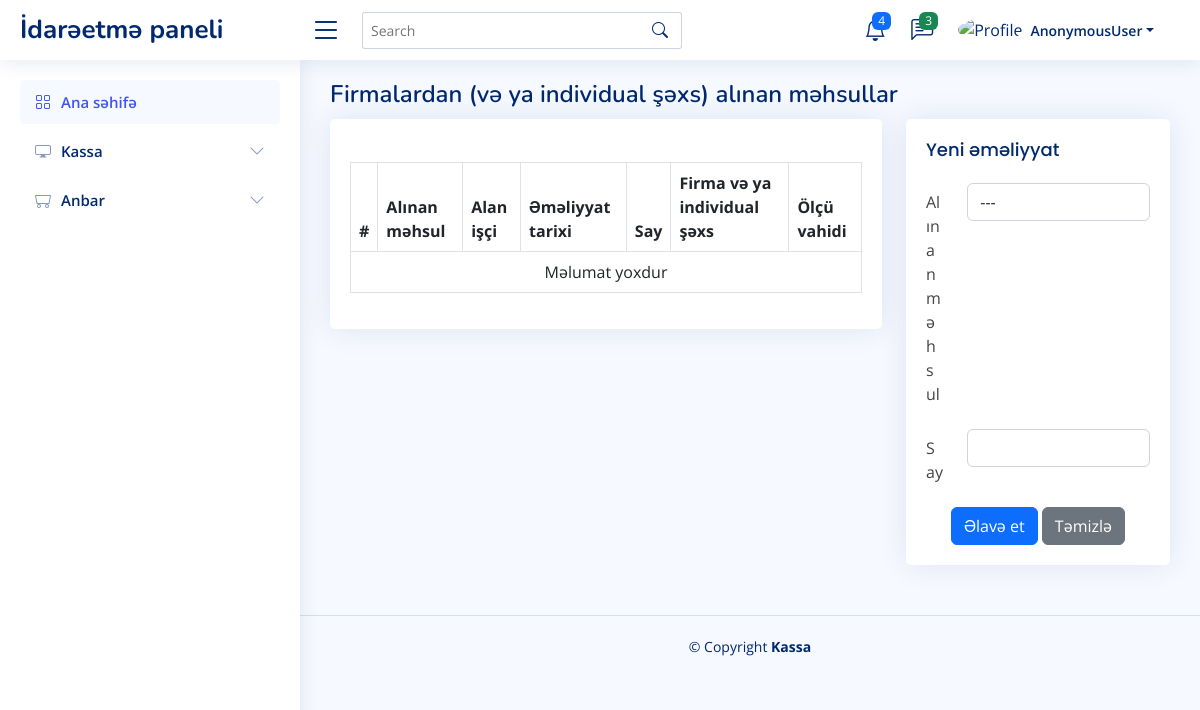
Page /warehouse/firm/purchase on the earlier database version.
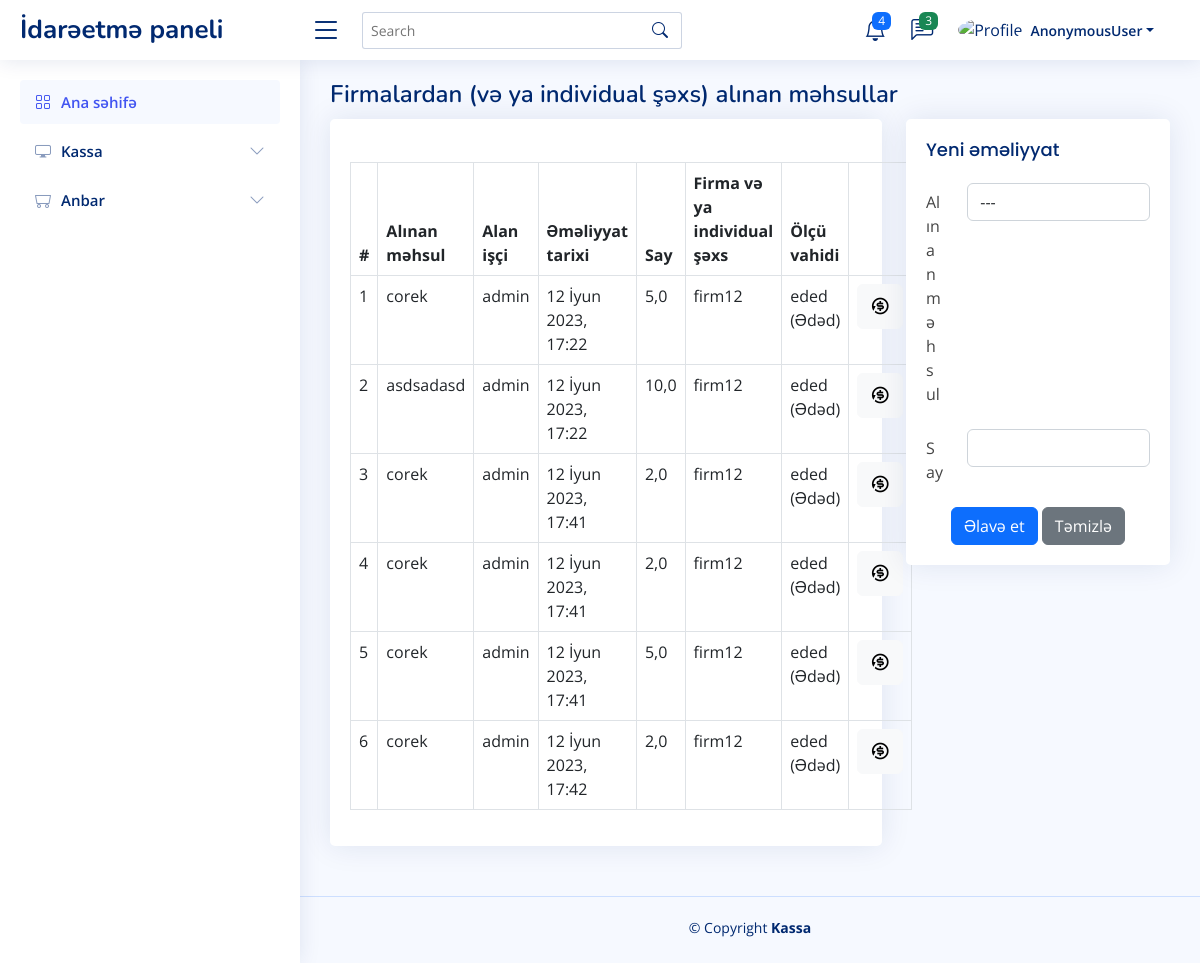
Same page on the later database version.
### log/models.py (models this page shows, shortened)
class PurchaseProduct(models.Model):
    product = models.ForeignKey(Product, verbose_name='Alınan məhsul', on_delete=models.CASCADE)
    employee = models.ForeignKey(User, verbose_name='Alan işçi', on_delete=models.CASCADE)
    date = models.DateTimeField('Əməliyyat tarixi', auto_now_add=True)
    quantity = models.FloatField('Say')
    refunded = models.BooleanField(default=False)
    @classmethod
    def get_table_fields(cls):
        arr = ['id', 'refunded']
        fields = [field for field in cls._meta.fields if field.name not in arr]
        return fields

### pos/models.py (models this page shows, shortened)
class Product(UserLog, DateTimeLog):
    name = models.CharField(verbose_name='Məhsulun adı', max_length=100, unique=True)
    barcode = models.CharField(verbose_name='Barkod', max_length=50, blank=True, null=True, unique=True)
    picture = models.ImageField(verbose_name='Şəkil', upload_to='images/product', blank=True, null=True)
    firm = models.ForeignKey(Firm, verbose_name=Firm._meta.verbose_name, on_delete=models.CASCADE)
    price = models.FloatField(verbose_name='Satış qiyməti (AZN)')
    purchase_price = models.FloatField(verbose_name='Alış qiyməti (AZN)')
    quantity = models.FloatField(verbose_name='Say/Miqdar')
    measure = models.ForeignKey('UnitOfMeasure', verbose_name='Ölçü vahidi', on_delete=models.CASCADE)
    is_deleted = models.BooleanField(default=False)
    objects = ProductManager()
    def __str__(self):
        return self.name
    class Meta:
        verbose_name = 'Məhsul'
        verbose_name_plural = 'Məhsullar'

class Firm(models.Model):
    name = models.CharField('Ad', max_length=100)
    contact = models.CharField('Əlaqə(tel. nömrəsi, e-poçta və s.)', max_length=30, null=True, blank=True)
    def __str__(self):
        return self.name
    class Meta:
        verbose_name = 'Firma və ya individual şəxs'
        verbose_name_plural = 'Firmalar və ya individual şəxslər'

class UnitOfMeasure(models.Model):
    measure = models.CharField(verbose_name='Ölçü vahidi', max_length=50)
    abbr = models.CharField(verbose_name='Qısaldılmış adı', max_length=25)
    is_active = models.BooleanField(default=True)
    def __str__(self):
        return self.abbr + ' (' + self.measure + ')'
    class Meta:
        verbose_name = 'Ölçü vahidi'
        verbose_name_plural = 'Ölçü vahidi'

### user/models.py (models this page shows, shortened)
class User(DateTimeLog, AbstractUser):
    profile_picture = models.ImageField(verbose_name='Profil şəkil', upload_to='images/user', null=True, default='images/user/profilepictures.png')
    is_manager = models.BooleanField(default=False)
    is_deleted = models.BooleanField(default=False)
    def __str__(self):
        return self.username
    class Meta:
        verbose_name = 'İşçi'
        verbose_name_plural = 'İşçilər'

### pos/views.py (the view)
# urls.py: path('warehouse/firm/purchase', views.PurchaseProductView.as_view(), name='warehouse_firm_purchase'),
class PurchaseProductView(ListView):
    template_name = 'pos/warehouse_firm_purchase_product.html'
    queryset = PurchaseProduct.get_all_related()
    def get_context_data(self, *, object_list=None, **kwargs):
        context = super().get_context_data()
        context['purchase_product_fields'] = PurchaseProduct.get_table_fields()
        context['products'] = Product.objects.values('id', 'name')
        return context

### pos/managers.py (called while the page is built)
    def get_queryset(self):
        queryset = super().get_queryset()\
            .filter(is_deleted=False)
        return queryset

### templates/pos/warehouse_firm_purchase_product.html (shortened to what this page needs)
{% extends 'pos/index.html' %}
{% block main %}
    <div class="pagetitle">
        <h1>Firmalardan (və ya individual şəxs) alınan məhsullar</h1>
    </div>
    <section class="section">
      <div class="row">
        <div class="col-lg-8">
                <div class="card">
                    <div class="card-body table-wrapper-scroll-y my-custom-scrollbar h-25">
                        <h5 class="card-title"></h5>
                        <table class="table table-bordered">
                            <thead>
                                <tr>
                                    <th scope="col">#</th>
                                    {% for purchase_product_field in purchase_product_fields %}
                                        <th scope="col">{{ purchase_product_field.verbose_name }}</th>
                                    {%endfor%}
                                    <th scope="col">Firma və ya individual şəxs</th>
                                    <th scope="col">Ölçü vahidi</th>
                                </tr>
                            </thead>
                            <tbody>
                                {% for purchase_product in object_list %}
                                    <tr>
                                        <td>{{ forloop.counter }}</td>
                                        <td>{{ purchase_product.product }}</td>
                                        <td>{{ purchase_product.employee }}</td>
                                        <td>{{ purchase_product.date }}</td>
                                        <td>{{ purchase_product.quantity }}</td>
                                        <td>{{ purchase_product.product.firm }}</td>
                                        <td>{{ purchase_product.product.measure }}</td>
                                        <td>
                                            <button class="btn btn-light geri_qaytar_btn" title="Geri qaytar" id="{{ purchase_product.pk }}">
                                                <i class="fa-2x ri-refund-2-fill" style="font-size: 20px;"></i>
                                            </button>
                                        </td>
                                    </tr>
                                 {% empty %}
                                    <tr>
                                        <td colspan="8" class="text-center">Məlumat yoxdur</td>
                                    </tr>
                                {% endfor %}
                            </tbody>
                        </table>
                    </div>
                </div>
            </div>
        <div class="col-lg-4">
          <div class="card">
            <div class="card-body">
              <h5 class="card-title">Yeni əməliyyat</h5>
              <form action="{% url 'pos:warehouse_firm_purchase_create' %}" method="post">
                <div class="row mb-3">
                    <label for="inputProduct" class="col-sm-2 col-form-label">Alınan məhsul</label>
                    <div class="col-sm-10">
                        <select class="form-control" id="inputProduct" name="product" required>
                            <option value="">---</option>
                        </select>
                    </div>
                </div>
                <div class="row mb-3">
                  <label for="inputQuantity" class="col-sm-2 col-form-label">Say</label>
                  <div class="col-sm-10">
                    <input type="text" class="form-control" id="inputQuantity" name="quantity" required>
                  </div>
                </div>
                <div class="text-center">
                  <button type="submit" class="btn btn-primary">Əlavə et</button>
                  <button type="reset" class="btn btn-secondary">Təmizlə</button>
                </div>
              </form>
            </div>
          </div>
        </div>
      </div>
    </section>
{% endblock %}

### templates/pos/index.html (shortened to what this page needs)
{% extends 'partials/base.html' %}
{% block body %}
    {% include 'partials/header.html' %}
    <main id="main" class="main">
        {% block main %}
        {% endblock main %}
    </main>
    {% include 'partials/sidebar.html' %}
    {% include 'partials/footer.html' %}
{% endblock %}

### templates/partials/base.html (shortened to what this page needs)
{% load i18n %}
<!DOCTYPE html>
<html lang="en">
<head>
  {% include 'partials/links.html' %}
</head>
<body>
    {% block body %}
    {% endblock body %}
</body>
</html>

### templates/partials/links.html (shortened to what this page needs)
{% load static %}
  <link href="{% static 'assets/vendor/bootstrap/css/bootstrap.min.css' %}" rel="stylesheet">
  <link href="{% static 'assets/vendor/bootstrap-icons/bootstrap-icons.css' %}" rel="stylesheet">
  <link href="{% static 'assets/vendor/boxicons/css/boxicons.min.css' %}" rel="stylesheet">
  <link href="{% static 'assets/vendor/quill/quill.snow.css' %}" rel="stylesheet">
  <link href="{% static 'assets/vendor/quill/quill.bubble.css' %}" rel="stylesheet">
  <link href="{% static 'assets/vendor/remixicon/remixicon.css' %}" rel="stylesheet">
  <link href="{% static 'assets/vendor/simple-datatables/style.css' %}" rel="stylesheet">
  <link href="{% static 'assets/css/style.css' %}" rel="stylesheet">

### templates/partials/header.html (shortened to what this page needs)
  <header id="header" class="header fixed-top d-flex align-items-center">
    <div class="d-flex align-items-center justify-content-between">
      <a class="logo d-flex align-items-center">
        <span class="d-none d-lg-block">İdarəetmə paneli</span>
      </a>
      <i class="bi bi-list toggle-sidebar-btn"></i>
    </div>
    <div class="search-bar">
      <form class="search-form d-flex align-items-center" method="POST" action="#">
        <input type="text" name="query" placeholder="Search" title="Enter search keyword">
        <button type="submit" title="Search"><i class="bi bi-search"></i></button>
      </form>
    </div>
    <nav class="header-nav ms-auto">
      <ul class="d-flex align-items-center" style="margin-right: 30px;">
        <li class="nav-item dropdown">
          <a class="nav-link nav-icon" href="#" data-bs-toggle="dropdown">
            <i class="bi bi-bell"></i>
            <span class="badge bg-primary badge-number">4</span>
          </a>
        </li>
        <li class="nav-item dropdown">
          <a class="nav-link nav-icon" href="#" data-bs-toggle="dropdown">
            <i class="bi bi-chat-left-text"></i>
            <span class="badge bg-success badge-number">3</span>
          </a>
        </li>
        <li class="nav-item dropdown pe-3">
          <a class="nav-link nav-profile d-flex align-items-center pe-0" href="#" data-bs-toggle="dropdown">
            <img src="{{ user.profile_picture.url }}" alt="Profile" class="rounded-circle">
            <span class="d-none d-md-block dropdown-toggle ps-2">{{ user }}</span>
          </a>
        </li>
      </ul>
    </nav>
  </header>

### templates/partials/sidebar.html (shortened to what this page needs)
  <aside id="sidebar" class="sidebar">
    <ul class="sidebar-nav" id="sidebar-nav">
      <li class="nav-item">
        <a class="nav-link" href="{% url 'pos:home' %}">
          <i class="bi bi-grid"></i>
          <span>Ana səhifə</span>
        </a>
      </li>
      <li class="nav-item">
        <a class="nav-link collapsed" data-bs-target="#kassa-nav" data-bs-toggle="collapse" href="#">
          <i class="bi bi-display"></i><span>Kassa</span><i class="bi bi-chevron-down ms-auto"></i>
        </a>
      </li>
      <li class="nav-item">
        <a class="nav-link collapsed" data-bs-target="#anbar-nav" data-bs-toggle="collapse" href="#">
          <i class="bi bi-minecart"></i><span>Anbar</span><i class="bi bi-chevron-down ms-auto"></i>
        </a>
      </li>
    </ul>
  </aside>

### templates/partials/footer.html
  <footer id="footer" class="footer">
    <div class="copyright">
      &copy; Copyright <strong><span>Kassa</span></strong>
    </div>
    <div class="credits">
    </div>
  </footer>

### templates/partials/scripts.html (shortened to what this page needs)
{% load static %}

### static/assets/css/style.css (style rules this page uses)
:root { scroll-behavior: smooth; }
body { font-family: "Open Sans", sans-serif; background: #f6f9ff; color: #444444; }
a { color: #4154f1; text-decoration: none; }
h1, h2, h3, h4, h5, h6 { font-family: "Nunito", sans-serif; }
#main { margin-top: 60px; padding: 20px 30px; transition: all 0.3s; }
.pagetitle { margin-bottom: 10px; }
.pagetitle h1 { font-size: 24px; margin-bottom: 0; font-weight: 600; color: #012970; }
.card { margin-bottom: 30px; border: none; border-radius: 5px; box-shadow: 0px 0 30px rgba(1, 41, 112, 0.1); }
.card-title { padding: 20px 0 15px 0; font-size: 18px; font-weight: 500; color: #012970; font-family: "Poppins", sans-serif; }
.card-body { padding: 0 20px 20px 20px; }
.logo { line-height: 1; }
@media (min-width: 1200px) { .logo { width: 280px; } }
.logo span { font-size: 26px; font-weight: 700; color: #012970; font-family: "Nunito", sans-serif; }
.header { transition: all 0.5s; z-index: 997; height: 60px; box-shadow: 0px 2px 20px rgba(1, 41, 112, 0.1); background-color: #fff; padding-left: 20px; }
.header .toggle-sidebar-btn { font-size: 32px; padding-left: 10px; cursor: pointer; color: #012970; }
.header .search-bar { min-width: 360px; padding: 0 20px; }
.header .search-form { width: 100%; }
.header .search-form input { border: 0; font-size: 14px; color: #012970; border: 1px solid rgba(1, 41, 112, 0.2); padding: 7px 38px 7px 8px; border-radius: 3px; transition: 0.3s; width: 100%; }
.header .search-form button { border: 0; padding: 0; margin-left: -30px; background: none; }
.header .search-form button i { color: #012970; }
.header-nav ul { list-style: none; }
.header-nav>ul { margin: 0; padding: 0; }
.header-nav .nav-icon { font-size: 22px; color: #012970; margin-right: 25px; position: relative; }
.header-nav .nav-profile { color: #012970; }
.header-nav .nav-profile img { max-height: 36px; }
.header-nav .nav-profile span { font-size: 14px; font-weight: 600; }
.header-nav .badge-number { position: absolute; inset: -2px -5px auto auto; font-weight: normal; font-size: 12px; padding: 3px 6px; }
.sidebar { position: fixed; top: 60px; left: 0; bottom: 0; width: 300px; z-index: 996; transition: all 0.3s; padding: 20px; overflow-y: auto; scrollbar-width: thin; scrollbar-color: #aab7cf transparent; box-shadow: 0px 0px 20px rgba(1, 41, 112, 0.1); background-color: #fff; }
@media (min-width: 1200px) { #main, #footer { margin-left: 300px; } }
.sidebar-nav { padding: 0; margin: 0; list-style: none; }
.sidebar-nav li { padding: 0; margin: 0; list-style: none; }
.sidebar-nav .nav-item { margin-bottom: 5px; }
.sidebar-nav .nav-link { display: flex; align-items: center; font-size: 15px; font-weight: 600; color: #4154f1; transition: 0.3; background: #f6f9ff; padding: 10px 15px; border-radius: 4px; }
.sidebar-nav .nav-link i { font-size: 16px; margin-right: 10px; color: #4154f1; }
.sidebar-nav .nav-link.collapsed { color: #012970; background: #fff; }
.sidebar-nav .nav-link.collapsed i { color: #899bbd; }
.sidebar-nav .nav-link .bi-chevron-down { margin-right: 0; transition: transform 0.2s ease-in-out; }
.footer { padding: 20px 0; font-size: 14px; transition: all 0.3s; border-top: 1px solid #cddfff; }
.footer .copyright { text-align: center; color: #012970; }
.footer .credits { padding-top: 5px; text-align: center; font-size: 13px; color: #012970; }

Differences in the rows shown:
added PurchaseProduct: product "corek", employee "admin", date "12 İyun 2023, 17:22", quantity "5,0", product.firm "firm12", product.measure "eded (Ədəd)"
added PurchaseProduct: product "asdsadasd", employee "admin", date "12 İyun 2023, 17:22", quantity "10,0", product.firm "firm12", product.measure "eded (Ədəd)"
added PurchaseProduct: product "corek", employee "admin", date "12 İyun 2023, 17:41", quantity "2,0", product.firm "firm12", product.measure "eded (Ədəd)"
added PurchaseProduct: product "corek", employee "admin", date "12 İyun 2023, 17:41", quantity "2,0", product.firm "firm12", product.measure "eded (Ədəd)"
added PurchaseProduct: product "corek", employee "admin", date "12 İyun 2023, 17:41", quantity "5,0", product.firm "firm12", product.measure "eded (Ədəd)"
added PurchaseProduct: product "corek", employee "admin", date "12 İyun 2023, 17:42", quantity "2,0", product.firm "firm12", product.measure "eded (Ədəd)"
Other differences:
text no longer shown: "Məlumat yoxdur"
